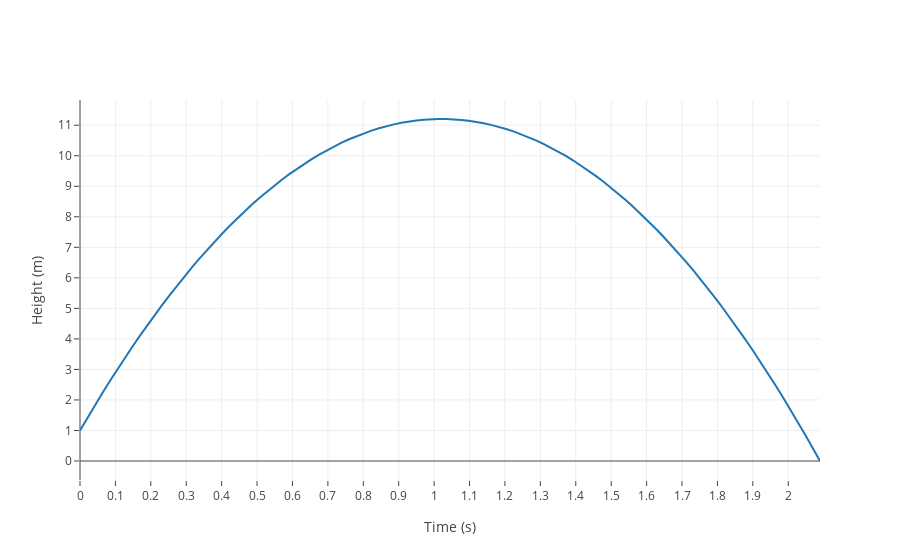

The notebook cell this image was saved under:
### Markdown cell above
Let's now move to a more interesting, continous function. Assuming we throw a ball in the air, it will have a high initial velocity that as it climbs the altitude it slows down, getting to a complete stop in the air and then thanks to the gravitational acceleration it will start going faster towards Earth. If we want to plot the velocity of this ball over time we might use a quadratic functions $f(t) = at^2 + bt + c$ where we plug in $a$ the gravitation acceleration $-9.8m/s^2$, in $b$ the initial velocity of the ball, let's say $20m/s$ (this is super high) and in $c$ the initial height so let's put $1m$. So we end up with the function $f(t)  = -9.8t^2 + 20t + 1$. This function will map a certain moment in time to the height of the ball. We can plot this relation of time and height over a period of apx. $2.1s$. Getting to this number means [finding the root square of the quadratic function](https://www.wolframalpha.com/input/?i=-9.8t%5E2+%2B+20t+%2B+1) but that is not important here.

### Code cell
from src.calculus.continuity import plot_quadratic_f
plot_quadratic_f()

### Figure 1 — Plotly figure (JSON) as saved in the notebook; plotly's stock layout.template omitted (floating-point values rounded to 4 significant figures)
{"data": [{"mode": "lines", "name": "height_over_time", "type": "scatter", "uid": "8821a955-f9b8-4f63-9d08-b64400535891", "x": [0, 0.02111, 0.04222, 0.06332, 0.08443, 0.1055, 0.1266, 0.1478, 0.1689, 0.19, 0.2111, 0.2322, 0.2533, 0.2744, 0.2955, 0.3166, 0.3377, 0.3588, 0.3799, 0.401, 0.4222, 0.4433, 0.4644, 0.4855, 0.5066, 0.5277, 0.5488, 0.5699, 0.591, 0.6121, 0.6332, 0.6543, 0.6754, 0.6965, 0.7177, 0.7388, 0.7599, 0.781, 0.8021, 0.8232, 0.8443, 0.8654, 0.8865, 0.9076, 0.9287, 0.9498, 0.9709, 0.9921, 1.013, 1.034, 1.055, 1.076, 1.098, 1.119, 1.14, 1.161, 1.182, 1.203, 1.224, 1.245, 1.266, 1.288, 1.309, 1.33, 1.351, 1.372, 1.393, 1.414, 1.435, 1.456, 1.478, 1.499, 1.52, 1.541, 1.562, 1.583, 1.604, 1.625, 1.646, 1.667, 1.689, 1.71, 1.731, 1.752, 1.773, 1.794, 1.815, 1.836, 1.857, 1.879, 1.9, 1.921, 1.942, 1.963, 1.984, 2.005, 2.026, 2.047, 2.069, 2.09], "y": [1, 1.418, 1.827, 2.227, 2.619, 3.002, 3.376, 3.741, 4.098, 4.446, 4.785, 5.115, 5.437, 5.75, 6.054, 6.35, 6.637, 6.915, 7.184, 7.445, 7.697, 7.94, 8.174, 8.4, 8.617, 8.825, 9.024, 9.215, 9.397, 9.57, 9.735, 9.891, 10.04, 10.18, 10.31, 10.43, 10.54, 10.64, 10.74, 10.82, 10.9, 10.97, 11.03, 11.08, 11.12, 11.16, 11.18, 11.2, 11.2, 11.2, 11.19, 11.17, 11.15, 11.11, 11.06, 11.01, 10.95, 10.88, 10.8, 10.71, 10.61, 10.5, 10.39, 10.27, 10.13, 9.993, 9.843, 9.684, 9.517, 9.341, 9.156, 8.963, 8.761, 8.55, 8.33, 8.102, 7.864, 7.619, 7.364, 7.101, 6.828, 6.548, 6.258, 5.96, 5.653, 5.337, 5.013, 4.679, 4.338, 3.987, 3.627, 3.259, 2.882, 2.497, 2.103, 1.7, 1.288, 0.8672, 0.4379, -4.38e-05]}], "layout": {"xaxis": {"dtick": 0.1, "tick0": 0, "tickmode": "linear", "ticks": "outside", "title": {"text": "Time (s)"}}, "yaxis": {"tickmode": "linear", "ticks": "outside", "title": {"text": "Height (m)"}}}}
